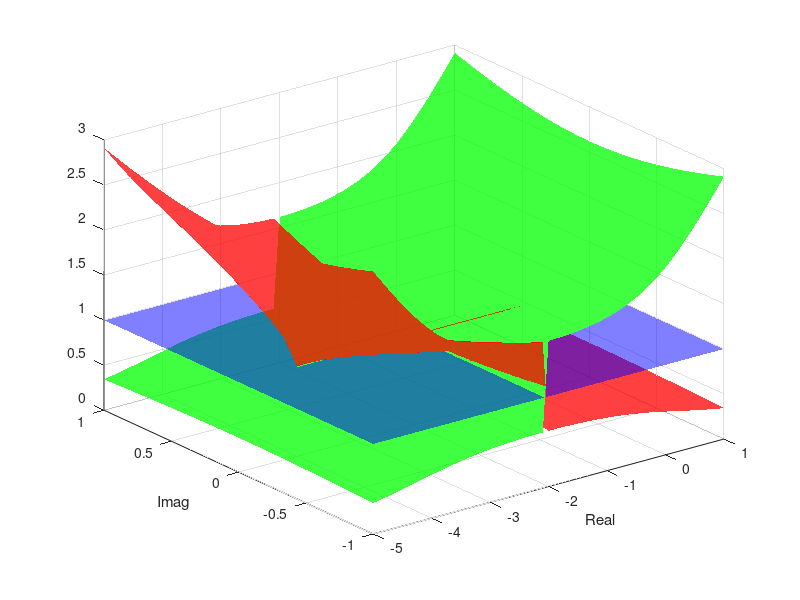

The MATLAB script that drew this image:
%% Code based off code from Varun Gudibanda
% Find region of Stability for C(b)on HW2
f = @(x,y) 1+(x+i*y)/2 + sqrt((1+(x+i*y)/2).^2 - 1);
g = @(x,y) 1+(x+i*y)/2 - sqrt((1+(x+i*y)/2).^2 - 1);
[X,Y] = meshgrid(-5:0.1:1,-1:0.1:1);
h = ones(size(X));

figure(1)
surf(X, Y, abs(f(X,Y)), 'FaceColor','g', 'FaceAlpha',0.75, 'EdgeColor','none')
hold on
surf(X, Y, abs(g(X,Y)), 'FaceColor','r', 'FaceAlpha',0.75, 'EdgeColor','none')
surf(X, Y, h, 'FaceColor', 'b', 'FaceAlpha', 0.5, 'EdgeColor', 'none')
xlabel('Real')
ylabel('Imag')
hold off